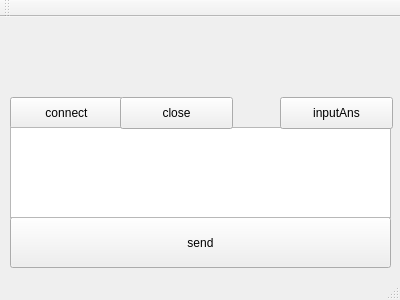
<?xml version="1.0" encoding="UTF-8"?>
<ui version="4.0">
 <class>MainWindow</class>
 <widget class="QMainWindow" name="MainWindow">
  <property name="geometry">
   <rect>
    <x>0</x>
    <y>0</y>
    <width>400</width>
    <height>300</height>
   </rect>
  </property>
  <property name="windowTitle">
   <string>MainWindow</string>
  </property>
  <widget class="QWidget" name="centralWidget">
   <widget class="QPushButton" name="connectButton">
    <property name="geometry">
     <rect>
      <x>10</x>
      <y>80</y>
      <width>113</width>
      <height>32</height>
     </rect>
    </property>
    <property name="text">
     <string>connect</string>
    </property>
   </widget>
   <widget class="QPushButton" name="sendButton">
    <property name="geometry">
     <rect>
      <x>10</x>
      <y>200</y>
      <width>381</width>
      <height>51</height>
     </rect>
    </property>
    <property name="text">
     <string>send</string>
    </property>
   </widget>
   <widget class="QPlainTextEdit" name="log">
    <property name="geometry">
     <rect>
      <x>10</x>
      <y>110</y>
      <width>381</width>
      <height>91</height>
     </rect>
    </property>
   </widget>
   <widget class="QPushButton" name="inputButton">
    <property name="geometry">
     <rect>
      <x>280</x>
      <y>80</y>
      <width>113</width>
      <height>32</height>
     </rect>
    </property>
    <property name="text">
     <string>inputAns</string>
    </property>
   </widget>
   <widget class="QPushButton" name="closeButton">
    <property name="geometry">
     <rect>
      <x>120</x>
      <y>80</y>
      <width>113</width>
      <height>32</height>
     </rect>
    </property>
    <property name="text">
     <string>close</string>
    </property>
   </widget>
  </widget>
  <widget class="QMenuBar" name="menuBar">
   <property name="geometry">
    <rect>
     <x>0</x>
     <y>0</y>
     <width>400</width>
     <height>22</height>
    </rect>
   </property>
  </widget>
  <widget class="QToolBar" name="mainToolBar">
   <attribute name="toolBarArea">
    <enum>TopToolBarArea</enum>
   </attribute>
   <attribute name="toolBarBreak">
    <bool>false</bool>
   </attribute>
  </widget>
  <widget class="QStatusBar" name="statusBar"/>
 </widget>
 <layoutdefault spacing="6" margin="11"/>
 <resources/>
 <connections/>
</ui>
